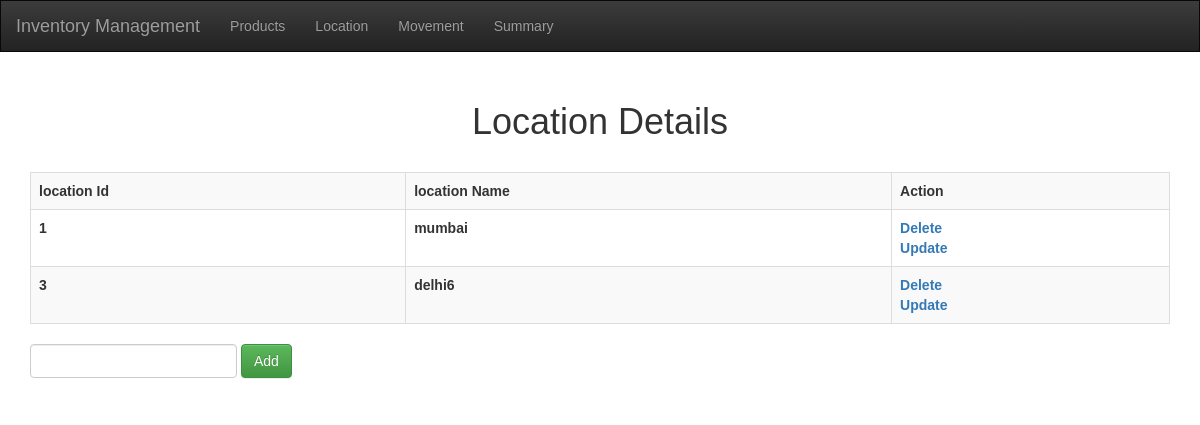
The app's page /location with its own data.
### app.py (models this page shows, shortened)
class Location(db.Model):
    location_id = db.Column(db.Integer, primary_key=True)
    location = db.Column(db.String, nullable=False)

### app.py (the view)
@app.route("/location", methods=['POST','GET'])
def location():
    msg= None
    if request.method=='POST' and request.form['locationname'] not in [None, '', ' ']:
        name =  request.form['locationname']
        new_location= Location(location= name)
        try:
            db.session.add(new_location)
            db.session.commit()
            return redirect('/location')
        except:
            return 'There is some issue in adding new location. '
    elif request.method=='POST' and request.form['locationname'] in [None, '', ' ']:
        msg="This field is required!!!!!"
        tasks = Location.query.order_by(Location.location_id).all()
        return render_template('location.html', tasks=tasks, msg=msg)
    else:
        tasks = Location.query.order_by(Location.location_id).all()
        return render_template('location.html', tasks=tasks)

### template/location.html (shortened to what this page needs)
{% extends 'base.html'%}
{% block body %}
<div class="container">
    <h1 class="headerStyle">Location Details</h1>
    {% if tasks|length < 1 %}
      <h4 class="headerStyle" >There is no location. Add one below! </h4>
    {% else %}
     <table class="table table-striped table-bordered">
       <tr>
          <th>
              location Id
            </th>
            <th>
              location Name
            </th>
            <th>
              Action
            </th>
       </tr>
       {% for task in tasks %}
       <tr>
         <th>
           {{task.location_id}}</th>
         <th>{{task.location}}</th>
         <th>
           <a href="/dellocation/{{task.location_id}}"> Delete </a>
            <br>
           <a href="/updatelocation/{{task.location_id}}"> Update </a>
         </th>
       </tr>
       {% endfor %}
     </table>
  {% endif %}
     <form class="form-inline" action="/location" method="POST">
        <div class="form-group">
          <input class="form-control" type="text" name="locationname">
        </div>
        <div class="form-group">
           <input type="submit" class="btn btn-success" value="Add">
        </div>
     </form>
  </div>
{% endblock %}

### static/css/main.css (style rules this page uses)
body { margin: 0; font-family: sans-serif; }
.headerStyle { text-align: center; margin: 30px; }

### records on screen
Location: location_id "1", location "mumbai"
Location: location_id "3", location "delhi6"
